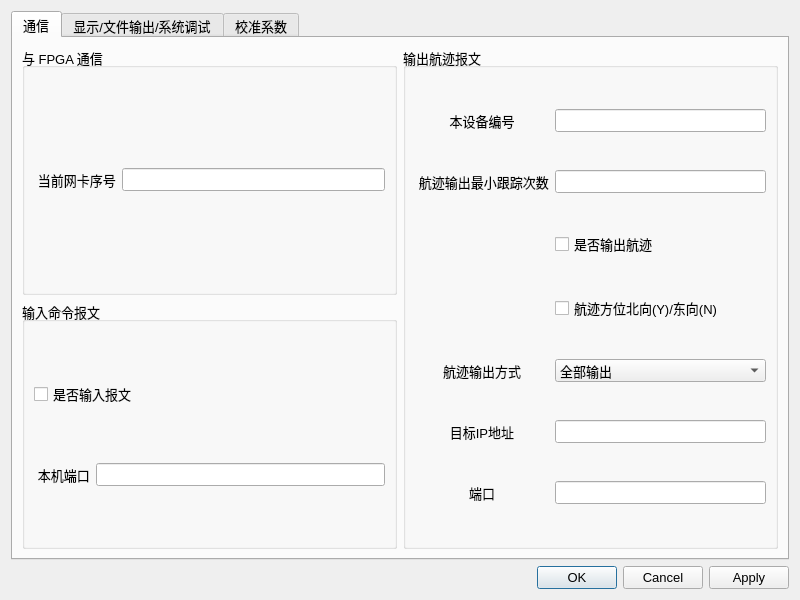
<?xml version="1.0" encoding="UTF-8"?>
<ui version="4.0">
 <class>RadarSoftwareSettingsDialog</class>
 <widget class="QDialog" name="RadarSoftwareSettingsDialog">
  <property name="geometry">
   <rect>
    <x>0</x>
    <y>0</y>
    <width>800</width>
    <height>600</height>
   </rect>
  </property>
  <property name="minimumSize">
   <size>
    <width>0</width>
    <height>0</height>
   </size>
  </property>
  <property name="font">
   <font>
    <family>Microsoft YaHei UI</family>
    <pointsize>10</pointsize>
   </font>
  </property>
  <property name="windowTitle">
   <string>雷达软件设置</string>
  </property>
  <layout class="QVBoxLayout" name="verticalLayout">
   <item>
    <widget class="QTabWidget" name="tabWidget_radar_software_settings">
     <property name="minimumSize">
      <size>
       <width>0</width>
       <height>0</height>
      </size>
     </property>
     <property name="currentIndex">
      <number>0</number>
     </property>
     <widget class="QWidget" name="tab_communication">
      <attribute name="title">
       <string>通信</string>
      </attribute>
      <layout class="QGridLayout" name="gridLayout_2">
       <item row="0" column="0">
        <widget class="QGroupBox" name="groupBox_communicate_with_fpga">
         <property name="title">
          <string>与 FPGA 通信</string>
         </property>
         <layout class="QGridLayout" name="gridLayout_5">
          <item row="0" column="0">
           <widget class="QLabel" name="label_5">
            <property name="text">
             <string> 当前网卡序号</string>
            </property>
            <property name="alignment">
             <set>Qt::AlignCenter</set>
            </property>
           </widget>
          </item>
          <item row="0" column="1">
           <widget class="QLineEdit" name="lineEdit_adapter_index_communicating_with_fpga">
            <property name="alignment">
             <set>Qt::AlignCenter</set>
            </property>
           </widget>
          </item>
         </layout>
        </widget>
       </item>
       <item row="1" column="0">
        <widget class="QGroupBox" name="groupBox_input_packets">
         <property name="sizePolicy">
          <sizepolicy hsizetype="Preferred" vsizetype="Preferred">
           <horstretch>0</horstretch>
           <verstretch>0</verstretch>
          </sizepolicy>
         </property>
         <property name="minimumSize">
          <size>
           <width>0</width>
           <height>0</height>
          </size>
         </property>
         <property name="title">
          <string>输入命令报文</string>
         </property>
         <layout class="QGridLayout" name="gridLayout">
          <item row="1" column="1">
           <widget class="QLineEdit" name="lineEdit_input_port">
            <property name="alignment">
             <set>Qt::AlignCenter</set>
            </property>
           </widget>
          </item>
          <item row="0" column="0" colspan="2">
           <widget class="QCheckBox" name="checkBox_input_packets_from_other_device">
            <property name="text">
             <string>是否输入报文</string>
            </property>
           </widget>
          </item>
          <item row="1" column="0">
           <widget class="QLabel" name="label_3">
            <property name="text">
             <string> 本机端口</string>
            </property>
            <property name="alignment">
             <set>Qt::AlignCenter</set>
            </property>
           </widget>
          </item>
         </layout>
        </widget>
       </item>
       <item row="0" column="1" rowspan="2">
        <widget class="QGroupBox" name="groupBox_output_tracks">
         <property name="sizePolicy">
          <sizepolicy hsizetype="Preferred" vsizetype="Preferred">
           <horstretch>0</horstretch>
           <verstretch>0</verstretch>
          </sizepolicy>
         </property>
         <property name="minimumSize">
          <size>
           <width>0</width>
           <height>0</height>
          </size>
         </property>
         <property name="title">
          <string>输出航迹报文</string>
         </property>
         <layout class="QGridLayout" name="gridLayout_3">
          <item row="3" column="1">
           <widget class="QCheckBox" name="checkBox_output_azim_north_or_east">
            <property name="text">
             <string>航迹方位北向(Y)/东向(N)</string>
            </property>
           </widget>
          </item>
          <item row="4" column="0">
           <widget class="QLabel" name="label_4">
            <property name="text">
             <string>航迹输出方式</string>
            </property>
            <property name="alignment">
             <set>Qt::AlignCenter</set>
            </property>
           </widget>
          </item>
          <item row="6" column="1">
           <widget class="QLineEdit" name="lineEdit_output_port">
            <property name="alignment">
             <set>Qt::AlignCenter</set>
            </property>
           </widget>
          </item>
          <item row="5" column="0">
           <widget class="QLabel" name="label">
            <property name="text">
             <string>目标IP地址</string>
            </property>
            <property name="alignment">
             <set>Qt::AlignCenter</set>
            </property>
           </widget>
          </item>
          <item row="5" column="1">
           <widget class="QLineEdit" name="lineEdit_output_IP_address">
            <property name="alignment">
             <set>Qt::AlignCenter</set>
            </property>
           </widget>
          </item>
          <item row="1" column="0">
           <widget class="QLabel" name="label_8">
            <property name="text">
             <string> 航迹输出最小跟踪次数</string>
            </property>
            <property name="alignment">
             <set>Qt::AlignCenter</set>
            </property>
           </widget>
          </item>
          <item row="2" column="1">
           <widget class="QCheckBox" name="checkBox_output_tracks_through_adapter">
            <property name="text">
             <string>是否输出航迹</string>
            </property>
           </widget>
          </item>
          <item row="1" column="1">
           <widget class="QLineEdit" name="lineEdit_output_min_track_times">
            <property name="alignment">
             <set>Qt::AlignCenter</set>
            </property>
           </widget>
          </item>
          <item row="0" column="1">
           <widget class="QLineEdit" name="lineEdit_output_device_id">
            <property name="alignment">
             <set>Qt::AlignCenter</set>
            </property>
           </widget>
          </item>
          <item row="4" column="1">
           <widget class="QComboBox" name="comboBox_output_selected_or_all">
            <item>
             <property name="text">
              <string>全部输出</string>
             </property>
            </item>
            <item>
             <property name="text">
              <string>选定1个输出</string>
             </property>
            </item>
            <item>
             <property name="text">
              <string>选定多个输出</string>
             </property>
            </item>
           </widget>
          </item>
          <item row="6" column="0">
           <widget class="QLabel" name="label_2">
            <property name="text">
             <string>端口</string>
            </property>
            <property name="alignment">
             <set>Qt::AlignCenter</set>
            </property>
           </widget>
          </item>
          <item row="0" column="0">
           <widget class="QLabel" name="label_12">
            <property name="text">
             <string>本设备编号</string>
            </property>
            <property name="alignment">
             <set>Qt::AlignCenter</set>
            </property>
           </widget>
          </item>
         </layout>
        </widget>
       </item>
      </layout>
     </widget>
     <widget class="QWidget" name="tab_display">
      <attribute name="title">
       <string>显示/文件输出/系统调试</string>
      </attribute>
      <layout class="QGridLayout" name="gridLayout_6">
       <item row="0" column="0">
        <widget class="QGroupBox" name="groupBox_display_data_type">
         <property name="minimumSize">
          <size>
           <width>0</width>
           <height>0</height>
          </size>
         </property>
         <property name="title">
          <string>显示内容</string>
         </property>
         <layout class="QGridLayout" name="gridLayout_23">
          <item row="1" column="0">
           <widget class="QCheckBox" name="checkBox_display_original_points">
            <property name="text">
             <string>是否显示原始点迹</string>
            </property>
           </widget>
          </item>
          <item row="3" column="0">
           <widget class="QCheckBox" name="checkBox_display_tracks">
            <property name="text">
             <string>是否显示航迹</string>
            </property>
           </widget>
          </item>
          <item row="2" column="0">
           <widget class="QCheckBox" name="checkBox_display_filtered_points">
            <property name="text">
             <string>是否显示过滤点迹</string>
            </property>
           </widget>
          </item>
          <item row="0" column="0">
           <widget class="QCheckBox" name="checkBox_display_system_error_info">
            <property name="text">
             <string>是否显示系统错误信息</string>
            </property>
           </widget>
          </item>
         </layout>
        </widget>
       </item>
       <item row="0" column="1">
        <widget class="QGroupBox" name="groupBox_display_parameters">
         <property name="minimumSize">
          <size>
           <width>0</width>
           <height>0</height>
          </size>
         </property>
         <property name="title">
          <string>显示参数</string>
         </property>
         <layout class="QGridLayout" name="gridLayout_22">
          <item row="2" column="0">
           <widget class="QLabel" name="label_98">
            <property name="text">
             <string>重点目标跟踪次数</string>
            </property>
            <property name="alignment">
             <set>Qt::AlignCenter</set>
            </property>
           </widget>
          </item>
          <item row="0" column="0">
           <widget class="QLabel" name="label_97">
            <property name="text">
             <string>显示半径 (m)</string>
            </property>
            <property name="alignment">
             <set>Qt::AlignCenter</set>
            </property>
           </widget>
          </item>
          <item row="0" column="1">
           <widget class="QLineEdit" name="lineEdit_display_area_radius">
            <property name="alignment">
             <set>Qt::AlignCenter</set>
            </property>
           </widget>
          </item>
          <item row="1" column="1">
           <widget class="QLineEdit" name="lineEdit_display_circles_gap">
            <property name="alignment">
             <set>Qt::AlignCenter</set>
            </property>
           </widget>
          </item>
          <item row="2" column="1">
           <widget class="QLineEdit" name="lineEdit_display_key_targets_track_times">
            <property name="alignment">
             <set>Qt::AlignCenter</set>
            </property>
           </widget>
          </item>
          <item row="1" column="0">
           <widget class="QLabel" name="label_96">
            <property name="text">
             <string>同心圆间隔 (m)</string>
            </property>
            <property name="alignment">
             <set>Qt::AlignCenter</set>
            </property>
           </widget>
          </item>
         </layout>
        </widget>
       </item>
       <item row="1" column="0">
        <widget class="QGroupBox" name="groupBox">
         <property name="title">
          <string>文件输出</string>
         </property>
         <layout class="QGridLayout" name="gridLayout_24">
          <item row="1" column="0">
           <widget class="QCheckBox" name="checkBox_output_radar_system_info">
            <property name="text">
             <string>是否输出雷达系统状态</string>
            </property>
           </widget>
          </item>
          <item row="3" column="0">
           <widget class="QCheckBox" name="checkBox_output_radar_track_points">
            <property name="text">
             <string>是否输出航迹</string>
            </property>
           </widget>
          </item>
          <item row="0" column="0">
           <widget class="QCheckBox" name="checkBox_output_fpga_packet">
            <property name="text">
             <string>是否输出FPGA数据报文</string>
            </property>
           </widget>
          </item>
          <item row="2" column="0">
           <widget class="QCheckBox" name="checkBox_output_radar_original_points">
            <property name="text">
             <string>是否输出原始点迹</string>
            </property>
           </widget>
          </item>
         </layout>
        </widget>
       </item>
       <item row="1" column="1">
        <widget class="QGroupBox" name="groupBox_system_adjust">
         <property name="title">
          <string>系统调整</string>
         </property>
         <layout class="QGridLayout" name="gridLayout_4">
          <item row="2" column="0">
           <widget class="QCheckBox" name="checkBox_auto_adjust_signal_processer">
            <property name="text">
             <string>是否自动调整信号处理(Serdes/校准系数等)</string>
            </property>
           </widget>
          </item>
          <item row="0" column="0">
           <widget class="QCheckBox" name="checkBox_enter_debug_mode">
            <property name="text">
             <string>是否进入调试模式</string>
            </property>
           </widget>
          </item>
         </layout>
        </widget>
       </item>
      </layout>
     </widget>
     <widget class="QWidget" name="tab_system">
      <attribute name="title">
       <string>校准系数</string>
      </attribute>
      <layout class="QGridLayout" name="gridLayout_7">
       <item row="0" column="1" rowspan="2">
        <widget class="QGroupBox" name="groupBox_config_dbf_correct_coef">
         <property name="title">
          <string> 校准系数</string>
         </property>
         <layout class="QGridLayout" name="gridLayout_8">
          <item row="1" column="1">
           <widget class="QLineEdit" name="lineEdit_master_external_file_dir"/>
          </item>
          <item row="2" column="0">
           <widget class="QPushButton" name="pushButton_select_slave_external_file">
            <property name="text">
             <string> 从板外校准</string>
            </property>
           </widget>
          </item>
          <item row="1" column="0">
           <widget class="QPushButton" name="pushButton_select_master_external_file">
            <property name="text">
             <string> 主板外校准</string>
            </property>
           </widget>
          </item>
          <item row="3" column="0">
           <widget class="QPushButton" name="pushButton_select_master_internal_file">
            <property name="text">
             <string> 主板内校准</string>
            </property>
           </widget>
          </item>
          <item row="3" column="1">
           <widget class="QLineEdit" name="lineEdit_master_internal_file_dir"/>
          </item>
          <item row="2" column="1">
           <widget class="QLineEdit" name="lineEdit_slave_external_file_dir"/>
          </item>
          <item row="4" column="0">
           <widget class="QPushButton" name="pushButton_select_slave_internal_file">
            <property name="text">
             <string>从板内校准</string>
            </property>
           </widget>
          </item>
          <item row="4" column="1">
           <widget class="QLineEdit" name="lineEdit_slave_internal_file_dir"/>
          </item>
         </layout>
        </widget>
       </item>
      </layout>
     </widget>
    </widget>
   </item>
   <item>
    <widget class="QDialogButtonBox" name="buttonBox">
     <property name="font">
      <font>
       <family>Microsoft YaHei UI</family>
      </font>
     </property>
     <property name="orientation">
      <enum>Qt::Horizontal</enum>
     </property>
     <property name="standardButtons">
      <set>QDialogButtonBox::Apply|QDialogButtonBox::Cancel|QDialogButtonBox::Ok</set>
     </property>
     <property name="centerButtons">
      <bool>false</bool>
     </property>
    </widget>
   </item>
  </layout>
 </widget>
 <resources/>
 <connections/>
</ui>
